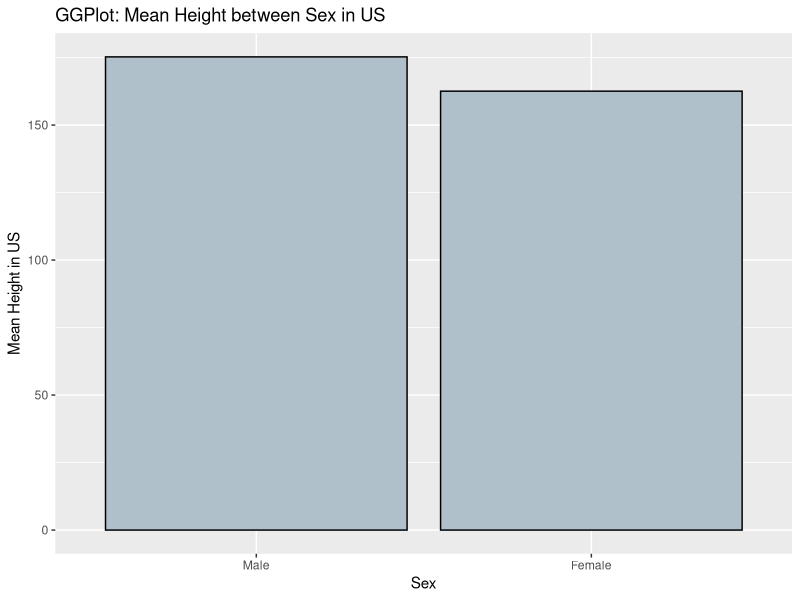
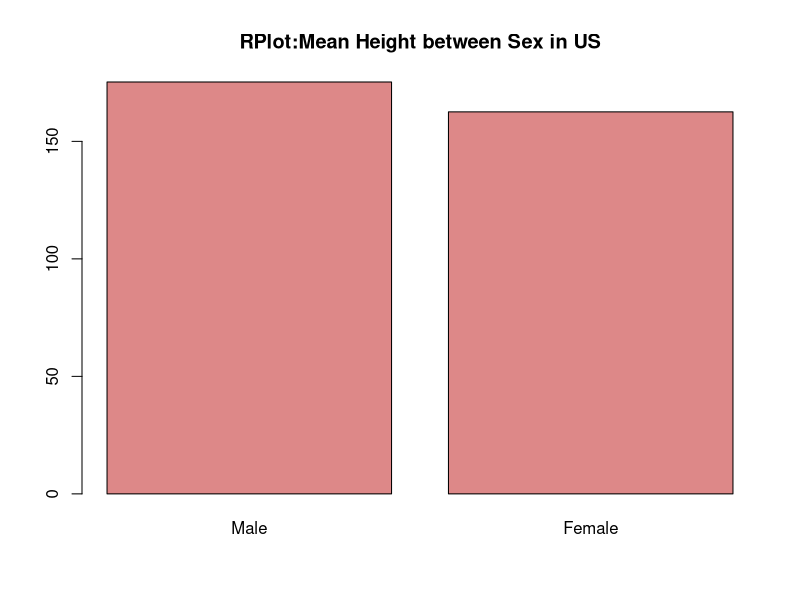
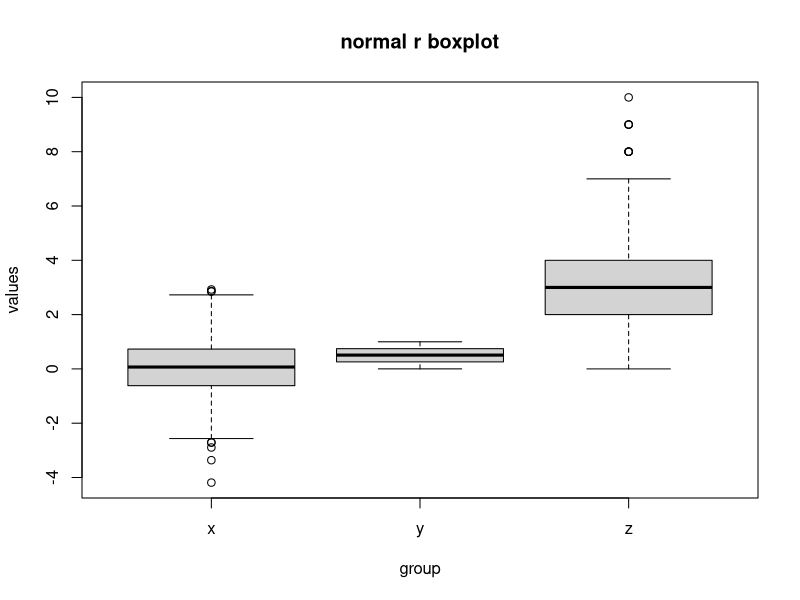
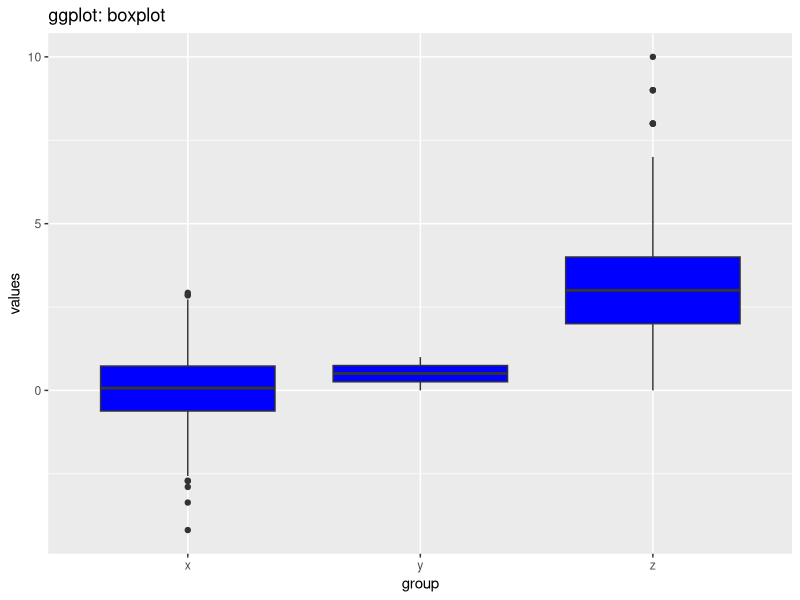
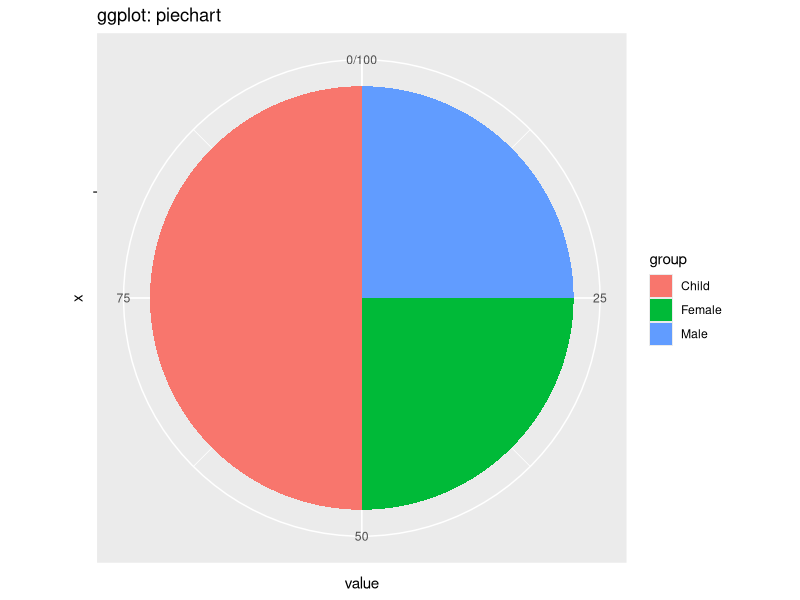
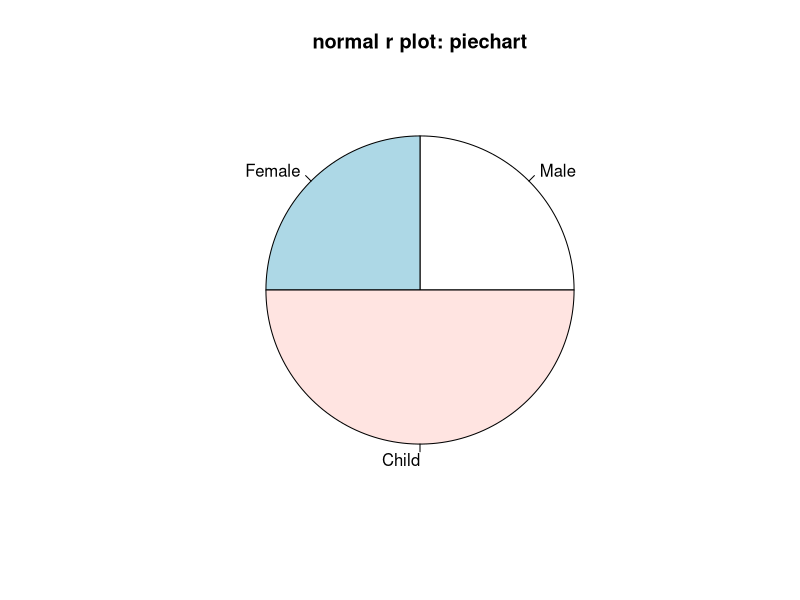
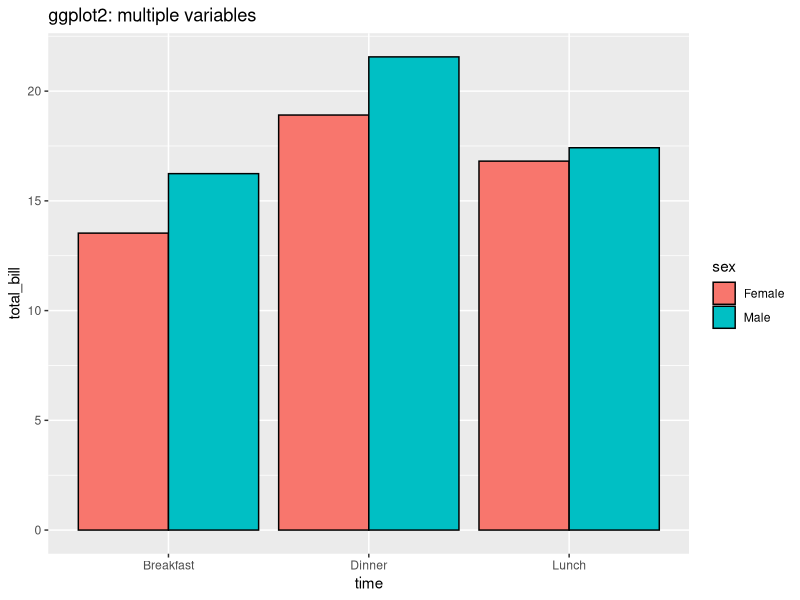
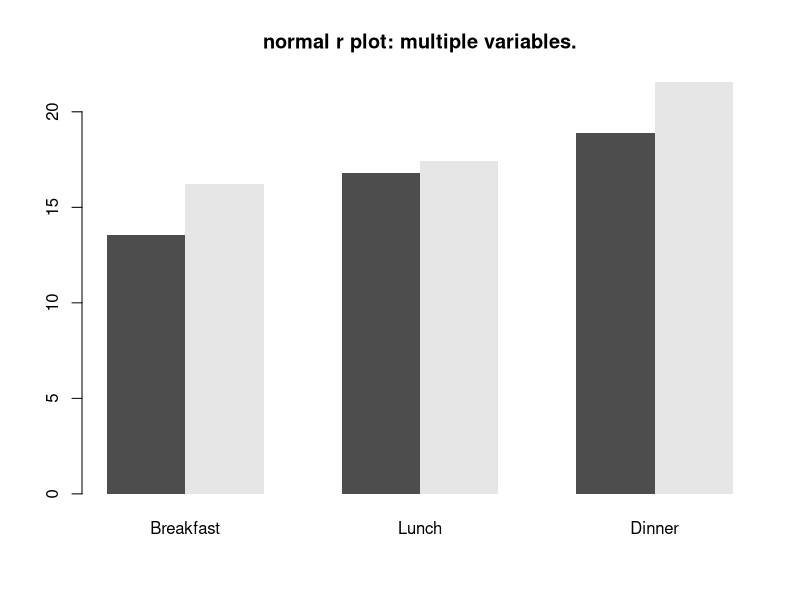

Write R code to recreate these figures, in order.
## ---- chunk 1
library(ggplot2)
library(dplyr)
library(tidyverse)
library(tidyr)
## ---- chunk 2
data = data.frame(sex = factor(c('Male','Female'),levels = c('Male','Female')), height = c(175.26,162.56))
ggplot(data = data,aes(x = sex, y = height))+
  geom_bar(colour = 'black',fill = '#AFC0CB',stat = 'identity')+
  xlab('Sex')+ylab('Mean Height in US')+
  ggtitle('GGPlot: Mean Height between Sex in US')
## ---- chunk 3
barplot(data$height, names.arg = data$sex, col = '#DD8888', main = 'RPlot:Mean Height between Sex in US' )
## ---- chunk 4
x <- rnorm(1000)
y <- runif(1000)                                             
z <- rpois(1000, 3)
data <- data.frame(values = c(x, y, z),                     
                   group = c(rep("x", 1000),
                             rep("y", 1000),
                             rep("z", 1000)))
boxplot(values ~ group, data, main = 'normal r boxplot')  
## ---- chunk 5
ggplot(data,aes(x = group, y = values))+
  geom_boxplot(fill = 'blue')+
  ggtitle('ggplot: boxplot')
## ---- chunk 6
df <- data.frame(
  group = c("Male", "Female", "Child"),
  value = c(25, 25, 50))
ggplot(df, aes(x="", y=value, fill=group))+
  geom_col()+
  coord_polar(theta = 'y')+
  ggtitle('ggplot: piechart')
## ---- chunk 7
slices  = df$value
pie(slices,labels = df$group, main = 'normal r plot: piechart' )
## ---- chunk 8
data <- data.frame(
  sex = factor(c("Female","Female","Female","Male","Male","Male")),
  time = factor(c("Breakfast","Lunch","Dinner","Breakfast","Lunch","Dinner")),
  total_bill = c(13.53, 16.81,18.91, 16.24, 17.42,21.56))
ggplot(data = data, aes(x= time, y = total_bill, fill = sex))+
  geom_bar(stat = 'identity',colour = 'black',position=position_dodge())+
  ggtitle('ggplot2: multiple variables')

## ---- chunk 9
datamat <- matrix( data$total_bill,
                   nrow = 2,
                   byrow=TRUE,
                   dimnames = list(c("Female", "Male"), c("Breakfast","Lunch", "Dinner"))
                   )

barplot(datamat,beside = TRUE, border = NA, main = 'normal r plot: multiple variables.')
## ---- chunk 10
x <- rnorm(100)
y <- runif(100)                                             
z <- rpois(100, 3)
data <- data.frame(values = c(x, y, z),  
                   values2 = c(x+1,y+1,z+1),
                   group = c(rep("x", 100),
                             rep("y", 100),
                             rep("z", 100)))
ggplot(data, aes(x=values, y=values2))+
  geom_point(shape=1)+facet_grid(. ~ group)+
  ggtitle('ggplot: facet')


## ---- chunk 11
par(mfrow=c(1,3))
groups <- unique(data$group)
groups
for (i in 1:length(groups)) {
  curdata = data[data$group == groups[i],]
  plot(curdata$values,curdata$values2,
    main=groups[i])
}

